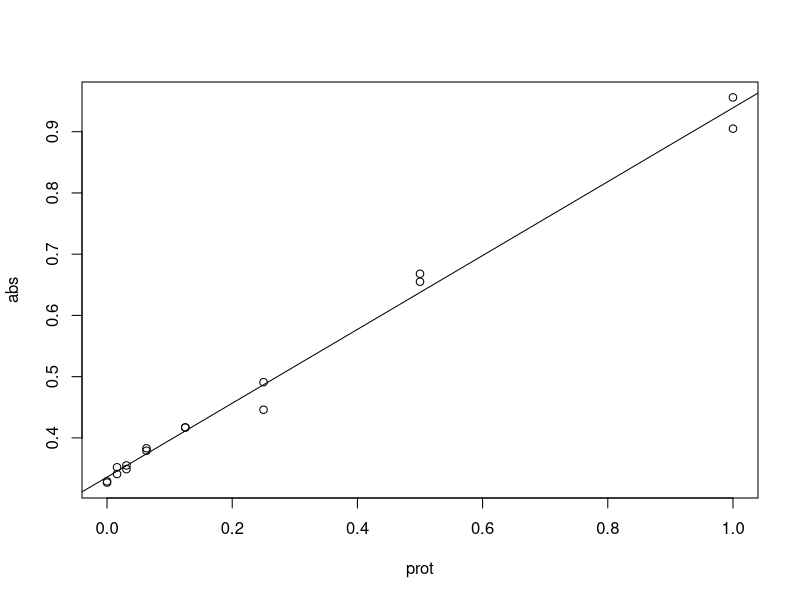
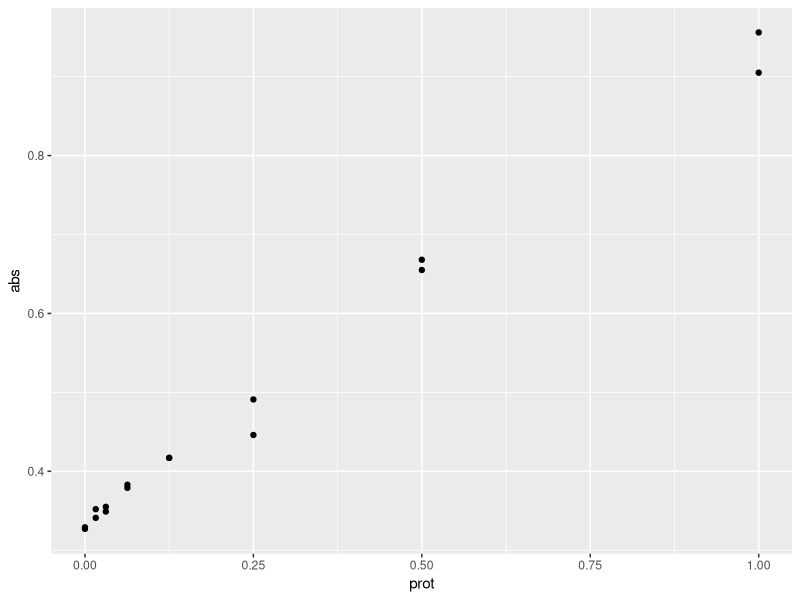
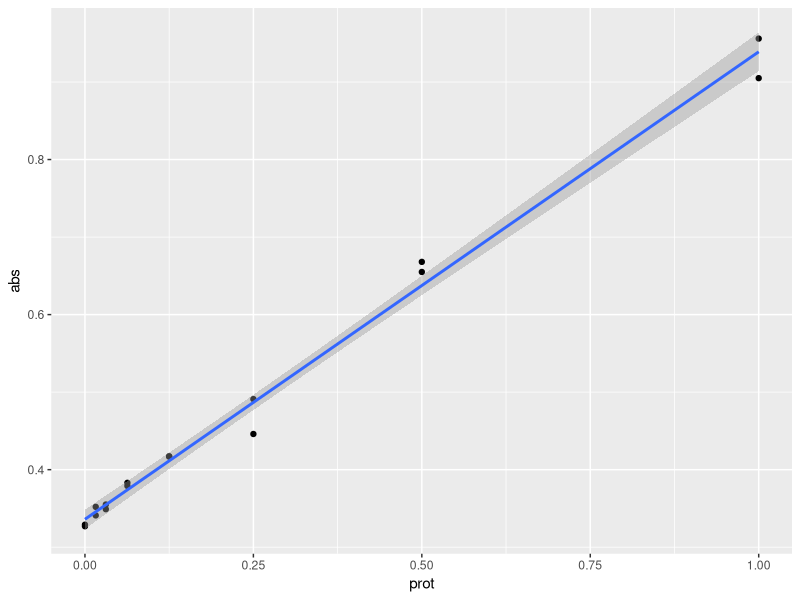

Generate these figures, in order, with R: (Note: this script raises an error after producing the figures.)
# First script for VizBi2016
# written to illustrate the Fundamentals of R

## first 'Fundamental' is ** functions **
# functions do things!
# you know it's a function because it contains brackets

# c() is a function - sometimes called combine

## second 'Fundamental' is ** objects **
# objects contain data
# we make them with functions

# example:
# using the c() function to create the object prot
# Protein Concentrations
prot <- c(0.000, 0.016, 0.031, 0.063, 0.125, 0.250, 0.500, 1.000, 
          0.000, 0.016, 0.031, 0.063, 0.125, 0.250, 0.500, 1.000) 

# a function has arguments - always inside the brackets

# Absorbance from my protein assay
abs <- c(0.329, 0.352, 0.349, 0.379, 0.417, 0.491, 0.668, 0.956, 
         0.327, 0.341, 0.355, 0.383, 0.417, 0.446, 0.655, 0.905)

# these objects are called 'vectors' - key term

## now we are going ot play with some of these objects to 

#Calculate the line using the linear model function lm()
line <- lm(abs~prot)

# creates another kind of object - a list
# multiple parts with different type of data in each part

# too look at the object type line
line
summary(line)

# access particular parts of the object line
# using the $ dollar sign
# Equation of a line y = mx + c
# In our case abs = slope * prot + intercept
# ukn.prot = (abs - intercept)/slope
int <- summary(line)$coefficients[1]
slope <- summary(line)$coefficients[2]

# now calculate some unknown protein concs from absorbances
# put the unknowns into a vector
abs_ukns <- c(0.554, 0.568, 0.705)

# rearrange the equation of the line to ukn.prot = (abs - intercept)/slope
prot_ukns <- (abs_ukns - int)/slope

# CONCEPT ALERT - functions work on a vector of numbers


## graphing

# quick graph using base R
plot(prot, abs)
abline(line)

## BUT there is a better way!!

## third 'Fundamental' is ** packages **
# these are collections of functions that have been written by others
# these can be installed 
# install.packages("ggplot2")
# and then activated
library(ggplot2)

# Convert from one type of object to another
# another kind of object is a data.frame
# a bit like an Excel spreadsheet
# often when we import data we get a data frame
data <- as.data.frame(prot)
data$abs <- abs


# make a simple graph with ggplot
# step one - add the data and then the 'aesthetics' 
# key asthetics in this case x and y
p <- ggplot(data=data,          # specify the data frame with data
            aes(x=prot, y=abs)) # specify x and y for the graph

# creates a list and a blank plot

# add a type of graph 
p <- p + geom_point()

# show the graph
p

# add a line
p + stat_smooth(method = "lm")

# more detailed plot: 
p <- ggplot(data=data,          # specify the data frame with data
            aes(x=prot, y=abs)) +   # specify x and y for the graph
  geom_point() +          # make a scatter plot
  stat_smooth(method = "lm") +  # add a linear model line
  xlab("[Protein] (microg/ml)") +   # label x-axis
  ylab("Absorbance (570nm)") +    # label y-axis
  ggtitle("Protein Assay") +  # add a title
  theme_bw() +      # a simple theme
  expand_limits(y=c(0,1)) +    # customise the y-axis
  annotate(geom="text", x=0.85, y= 0.6, label="Abs         Prot",  color="red")

# put the answers on the graph
for (i in 1:length(abs.ukns)){
  p <- p + annotate(geom="text", x = 0.8, y = (0.6 - i/20), label=abs.ukns[i])
  p <- p + annotate(geom="text", x = 0.92, y = (0.6 - i/20), label=round(prot.ukns[i], 3))
}

p # show us the graph...

## To Learn from this script:
# run this script line by line yourself and see what happens.
# watch what happens

# make the plot object again and try some things...
p <- ggplot(data=data,          # specify the data frame with data
            aes(x=prot, y=abs)) # specify x and y for the graph

# try to change the colour of the points
p + geom_point(colour = "blue")

# try to change the size of the points
p + geom_point(size = 5, colour = "red")

# look at the documentation for geom_point
# http://docs.ggplot2.org/current/geom_point.html
# try some of the functions and see if you can make sense of them

